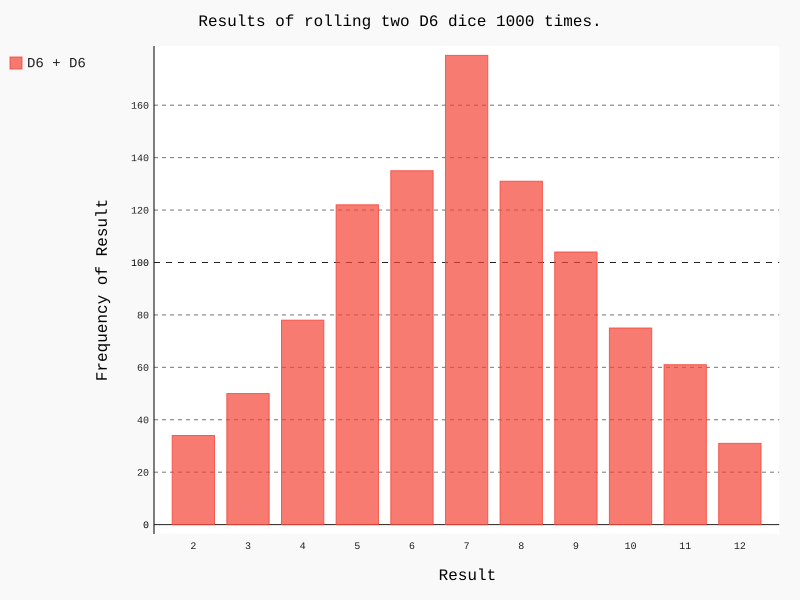

This chart was generated by the following Python code:
import pygal

from die import Die

# 创建两个D6
die_1 = Die()
die_2 = Die()

# 掷几次骰子，并将结果存储在一个列表中
results = []
for roll_num in range(1000):
	result = die_1.roll() + die_2.roll()
	results.append(result)

# print(results)

# 分析结果
frequences = []
max_result = die_1.num_sides + die_2.num_sides
for value in range(2, max_result+1):
	frequency = results.count(value)
	frequences.append(frequency)

# print(frequences)

# 对结果进行可视化
hist = pygal.Bar()

hist.title = "Results of rolling two D6 dice 1000 times."
hist.x_labels = ['2', '3', '4', '5', '6', '7', '8', '9', '10', '11', '12']
hist.x_title = "Result"
hist.y_title = "Frequency of Result"

hist.add('D6 + D6', frequences)
hist.render_to_file('dice_visual.svg')
